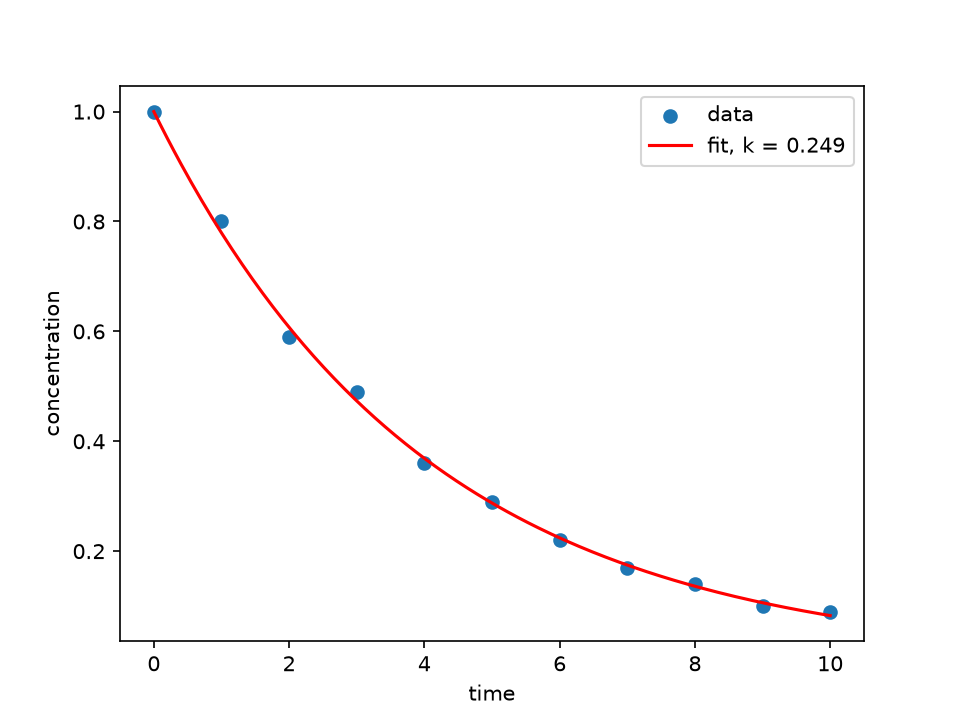

Generate this figure with Python:
from pathlib import Path

import numpy as np
import matplotlib.pyplot as plt
from scipy.optimize import minimize

here = Path(__file__).parent

# kinetics.csv: columns time, concentration (first row is a header)
data = np.genfromtxt(here / "kinetics.csv", delimiter=",", names=True)
t = data["time"]
c_meas = data["concentration"]

C0 = c_meas[0]   # C0 = first measured value


def total_error(k):
    k = float(np.atleast_1d(k)[0])
    return np.sum((c_meas - C0 * np.exp(-k * t)) ** 2)


res = minimize(total_error, x0=[0.5], method="SLSQP", bounds=[(0, 5)])
k_fit = res.x[0]
print(f"Fitted k = {k_fit:.4f}  (error = {res.fun:.6f})")

t_fine = np.linspace(t.min(), t.max(), 200)
plt.scatter(t, c_meas, label="data")
plt.plot(t_fine, C0 * np.exp(-k_fit * t_fine), "r-", label=f"fit, k = {k_fit:.3f}")
plt.xlabel("time")
plt.ylabel("concentration")
plt.legend()
plt.savefig(here / "kinetics.png", dpi=150)
